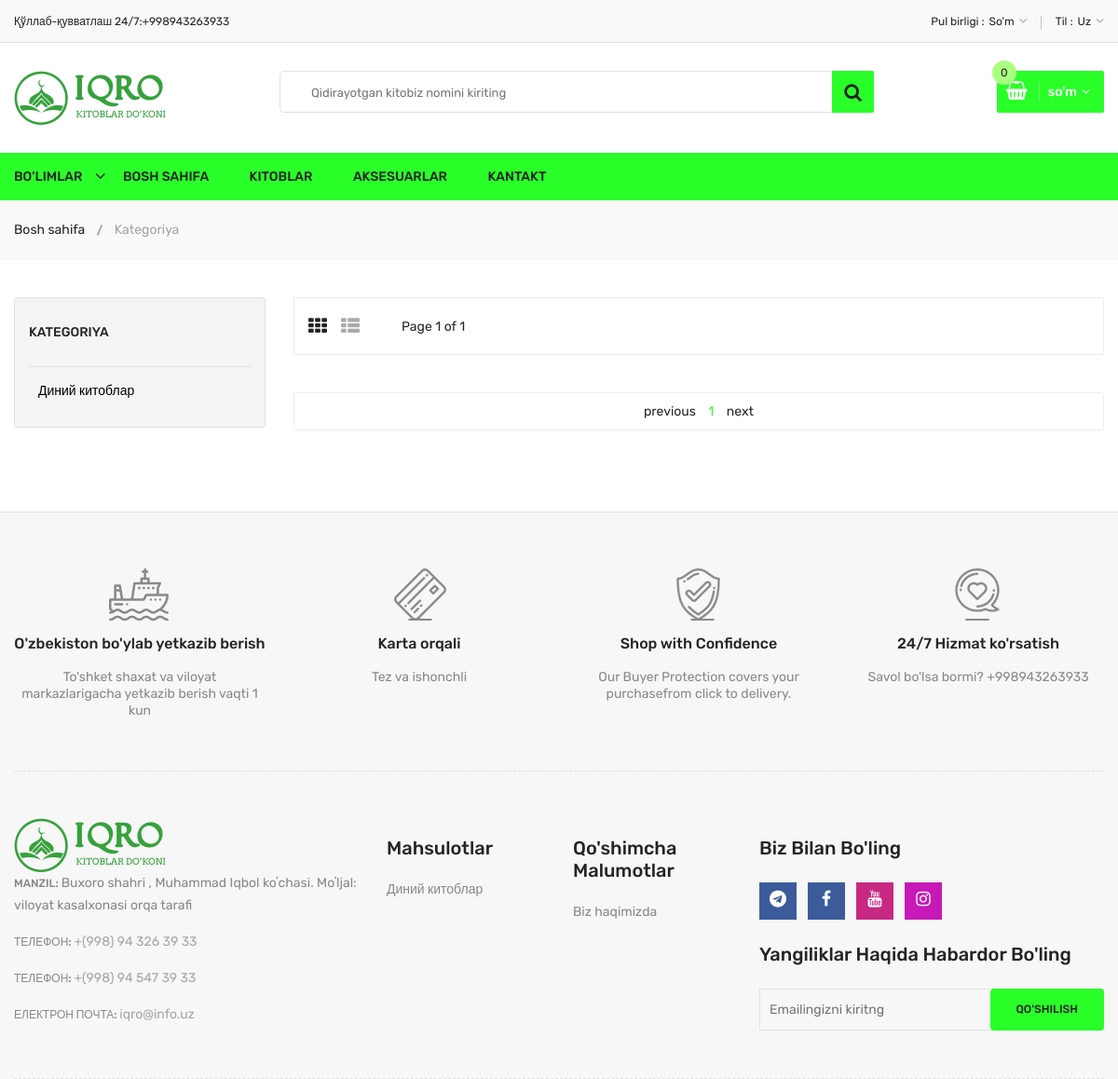
/product/diniy-kitoblar, run on an earlier commit of the app's database.
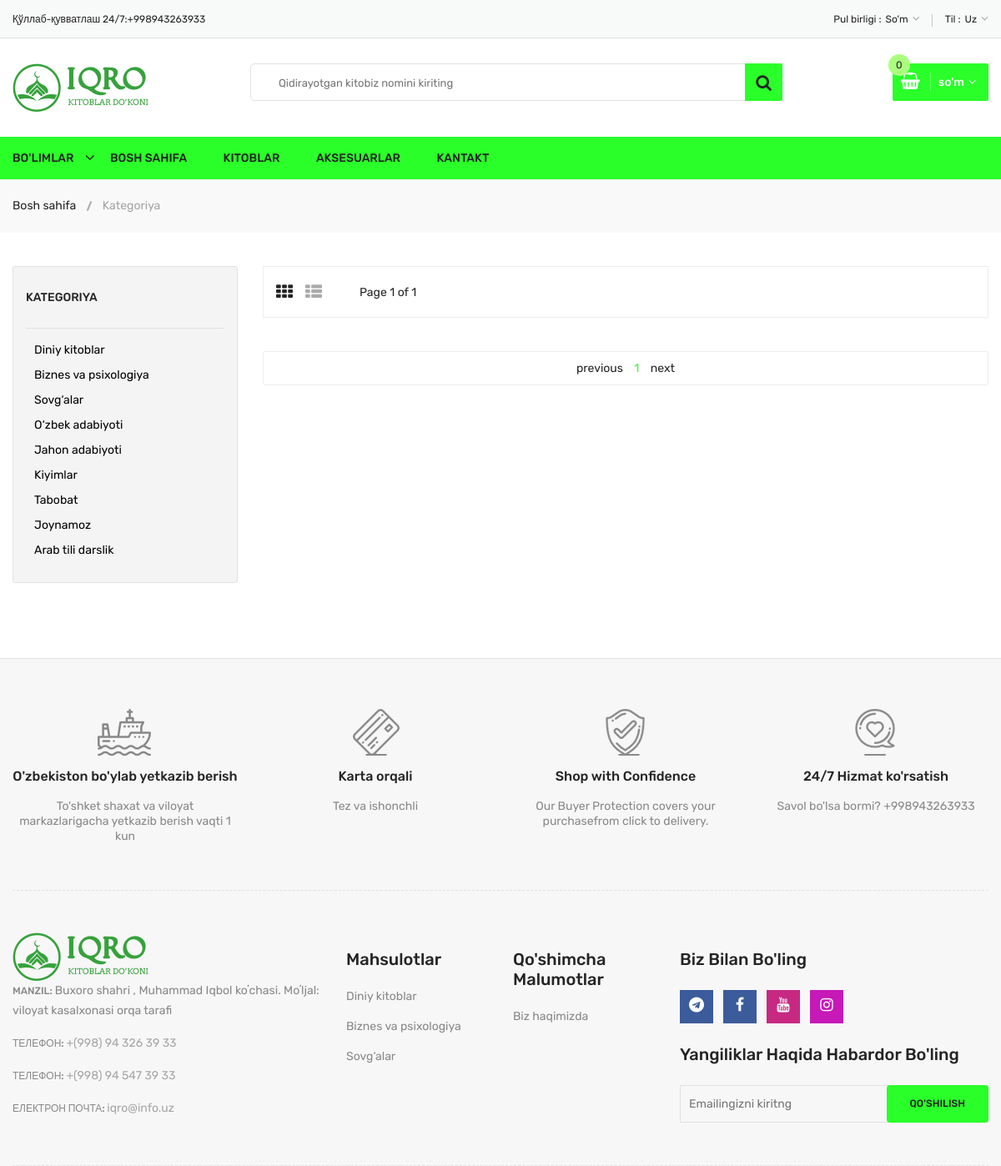
And on a later commit of the database.
### product/models.py (models this page shows, shortened)
class Category(models.Model):
    name = models.CharField(max_length=50)
    slug=models.SlugField(max_length=120,blank=True,null=True)

### product/views.py (the view)
# urls.py: path("product/<slug:category_slug>", CategoryProductListView.as_view(), name="catagory_product_list_view"),
class CategoryProductListView(ListView):
    model=Books
    template_name='shop-left-sidebar.html'
    context_object_name="product"
    paginate_by=3
    def get_queryset(self):
        if self.kwargs.get('category_slug')=='all':
            product=Books.objects.all()
        elif self.kwargs.get('category_slug'):
            product=Books.objects.filter(catagory__slug=self.kwargs['category_slug'])
        return product

### product/context_processors.py (called while the page is built)
def category(request):
    categorys=Category.objects.all()
    return {'categorys':categorys}

### templates/shop-left-sidebar.html (shortened to what the changed rows need)
{% extends "base.html" %}
{% block content %}
<div class="content-wraper pt-40 pb-60 pt-sm-30">
    <div class="container">
        <div class="row">
            <div class="col-lg-9 order-2">
                <div class="shop-products-wrapper">
                    <div class="tab-content">
                        <div class="paginatoin-area">
                            <div class="row">
                                <div class="col-12">
                                    <ul class="pagination-box text-center pt-xs-20 pb-xs-15">
                                        {% for pages in page_obj.paginator.page_range %}
                                        {% if page_obj.number == pages %}
                                        <li class="active"><a href="#">{{pages}}</a></li>
                                        {% else %}
                                        <li><a href="?page={{pages}}{% if request.GET.search_name %}&search_name={{ request.GET.search_name }}{% endif %}">{{pages}}</a></li>
                                        {% endif %}
                                        {% endfor %}
                                    </ul>
                                </div>
                            </div>
                        </div>
                    </div>
                </div>
            </div>
            <div class="col-lg-3 order-1">
                <div class="sidebar-categores-box mt-sm-30 mt-xs-30">
                    <div class="sidebar-title">
                        <h2>Kategoriya</h2>
                    </div>
                    <div class="category-sub-menu">
                        <ul>
                            {% for kategory in categorys %}
                            <li  ><a class="has-sub1" href="{% url 'catagory_product_list_view' kategory.slug  %}">{{ kategory.name }}</a></li>
                            {% endfor %}
                        </ul>
                    </div>
                </div>
            </div>
        </div>
    </div>
</div>
{% endblock content %}

### templates/base.html (shortened to what the changed rows need)
{% load static %}
<!DOCTYPE html>
<html lang="en">
<head>
    <link rel="stylesheet" href="{% static 'css/font-awesome.min.css' %}">
    <link rel="stylesheet" href="{% static 'css/owl.carousel.min.css' %}">
    <link rel="stylesheet" href="{% static 'css/bootstrap.min.css' %}">
    <link rel="stylesheet" href="{% static 'css/helper.css' %}">
    <link rel="stylesheet" href="{% static 'css/style.css' %}">
    <link rel="stylesheet" href="{% static 'css/responsive.css' %}">
</head>
<body>
    <div class="body-wrapper">
        {% block content %} {% endblock content %}
        <div class="footer">
            <div class="footer-static-top">
                <div class="container">
                    <div class="footer-shipping pt-60 pb-55 pb-xs-25">
                        <div class="row">
                            <div class="col-lg-3 col-md-6 col-sm-6 pb-sm-55 pb-xs-55">
                                <div class="li-shipping-inner-box">
                                    <div class="shipping-text">
                                        <h2>O'zbekiston bo'ylab yetkazib berish</h2>
                                    </div>
                                </div>
                            </div>
                            <div class="col-lg-3 col-md-6 col-sm-6 pb-sm-55 pb-xs-55">
                                <div class="li-shipping-inner-box">
                                    <div class="shipping-text">
                                        <h2>Karta orqali</h2>
                                    </div>
                                </div>
                            </div>
                            <div class="col-lg-3 col-md-6 col-sm-6 pb-xs-30">
                                <div class="li-shipping-inner-box">
                                    <div class="shipping-text">
                                        <h2>Shop with Confidence</h2>
                                    </div>
                                </div>
                            </div>
                            <div class="col-lg-3 col-md-6 col-sm-6 pb-xs-30">
                                <div class="li-shipping-inner-box">
                                    <div class="shipping-text">
                                        <h2>24/7 Hizmat ko'rsatish</h2>
                                    </div>
                                </div>
                            </div>
                        </div>
                    </div>
                </div>
            </div>
            <div class="footer-static-middle">
                <div class="container">
                    <div class="footer-logo-wrap pt-50 pb-35">
                        <div class="row">
                            <div class="col-lg-2 col-md-3 col-sm-6">
                                <div class="footer-block">
                                    <ul>
                                        {% for category in categorys %}
                                             {% if 4 > forloop.counter %}
                                             <li class=""><a href="{% url 'catagory_product_list_view' category.slug %}">{{category.name}}</a></li>
                                             {% endif %}
                                        {% endfor %}
                                    </ul>
                                </div>
                            </div>
                        </div>
                    </div>
                </div>
            </div>
        </div>
    </div>
</body>
</html>

What changed in the data, as far as the page shows it:
changed Category: name "Диний китоблар" → "Diniy kitoblar"
added Category: name "Biznes va psixologiya"
added Category: name "Sovg‘alar"
added Category: name "O‘zbek adabiyoti", shown under "KATEGORIYA"
added Category: name "Jahon adabiyoti", shown under "KATEGORIYA"
added Category: name "Kiyimlar", shown under "KATEGORIYA"
added Category: name "Tabobat", shown under "KATEGORIYA"
added Category: name "Joynamoz", shown under "KATEGORIYA"
added Category: name "Arab tili darslik", shown under "KATEGORIYA"
